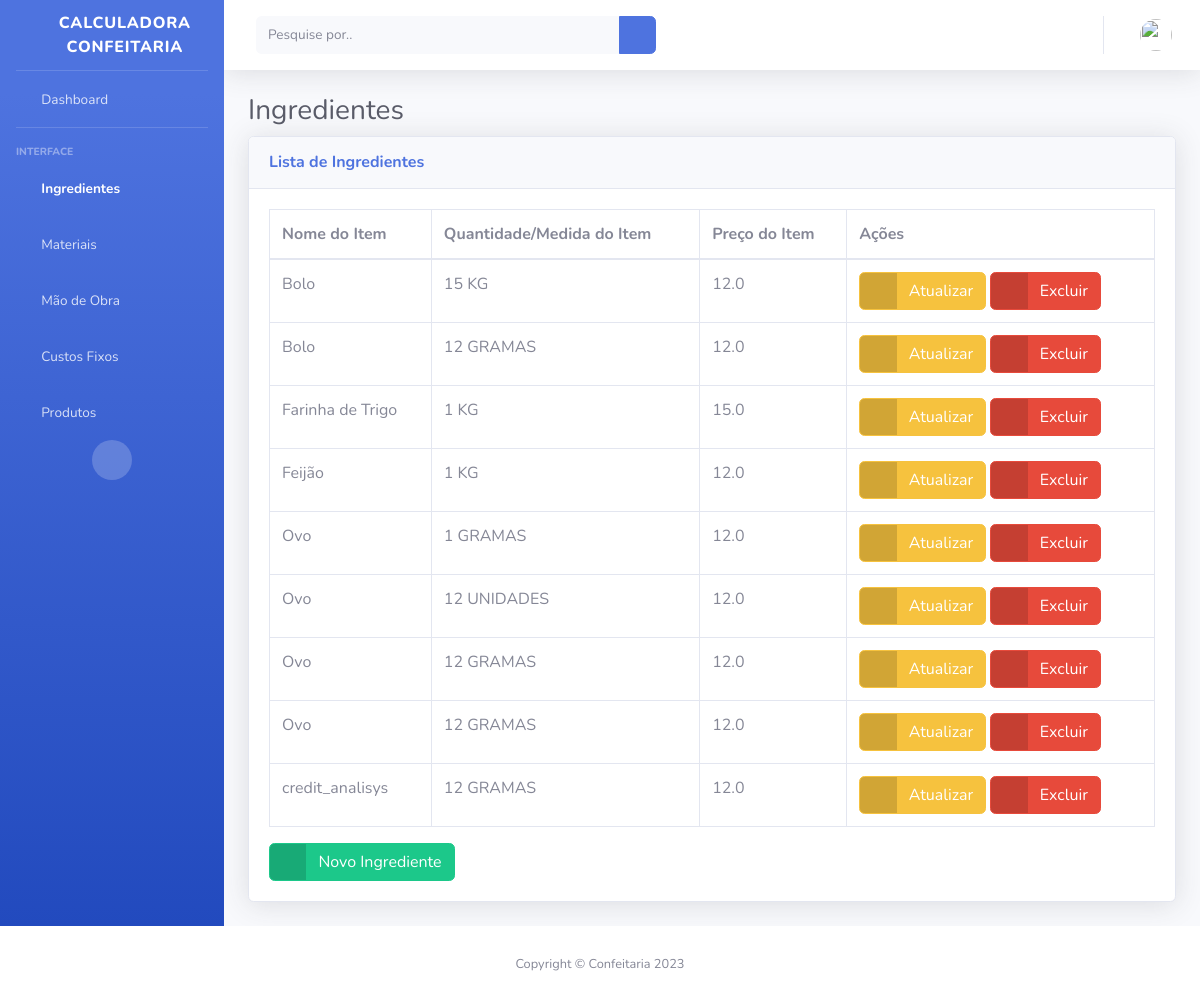
The page /ingredient-list (signed in) on the database its author committed.
### myapp/models.py (models this page shows, shortened)
class Ingredient(models.Model):
    user = models.ForeignKey(CustomUser, blank=True, on_delete=models.CASCADE)
    name = models.CharField(_("Nome do Item:"), db_column='name', max_length=100, blank=False)
    quantity = models.IntegerField(
        _("Quantidade do Pacote:"), db_column='quantity', blank=False)
    measure = models.CharField(_("Medida do Pacote:"), max_length=8, choices=MEASURES_CHOICES)
    price = models.FloatField(_("(R$) Valor do Pacote:"), db_column='price', blank=False)
    class Meta:
        ordering = ["name"]

### myapp/views.py (the view)
# urls.py: path('ingredient-list', views.ingredientList, name='ingredient-list'),
@login_required
def ingredientList(request):
    current_user = request.user
    ingredients = current_user.ingredient_set.all()
    return render(request, "ingredient-list.html",
                  {'ingredients': ingredients})

### myapp/templates/ingredient-list.html
{% extends "base.html" %}
{% block content %}
<h1 class="h3 mb-2 text-gray-800">Ingredientes</h1>
<div class="card shadow mb-4">
    <div class="card-header py-3">
        <h6 class="m-0 font-weight-bold text-primary">Lista de Ingredientes</h6>
    </div>
    <div class="card-body">
        <div class="table-responsive">
            <table class="table table-bordered" id="dataTable" width="100%" cellspacing="0">
                    <thead>
                        <tr>
                            <th>Nome do Item</th>
                            <th>Quantidade/Medida do Item</th>
                            <th>Preço do Item</th>
                            <th>Ações</th>
                        </tr>
                    </thead>
                    <tbody>
                        {% for ingredient in ingredients %}
                        <tr>
                            <td>{{ ingredient.name }}</td>
                            <td>{{ ingredient.quantity }}{{" "}}{{ ingredient.measure }}</td>
                            <td>{{ ingredient.price }}</td>
                            <td>
                                <a href="/ingredient-update/{{ ingredient.id }}" class="btn btn-warning btn-icon-split">
                                    <span class="icon text-white-50">
                                        <i class="fas fa-edit"></i>
                                    </span>
                                    <span class="text">Atualizar</span>
                                </a>
                                <a href="/ingredient-delete/{{ ingredient.id }}" class="btn btn-danger btn-icon-split">
                                    <span class="icon text-white-50">
                                        <i class="fas fa-trash"></i>
                                    </span>
                                    <span class="text">Excluir</span>
                                </a>
                            </td>
                        </tr>
                        {% endfor %}
                    </tbody>
            </table>
            <a href="{%url 'ingredient-create' %}" class="btn btn-success btn-icon-split">
                <span class="icon text-white-50">
                <i class="fas fa-plus"></i>
                </span>
                <span class="text">Novo Ingrediente</span>
            </a>
        </div>
    </div>
</div>
{% endblock %}

### rows shown on the page
Ingredient: name "Bolo", quantity "15", measure "KG", price "12.0"
Ingredient: name "Bolo", quantity "12", measure "GRAMAS", price "12.0"
Ingredient: name "Farinha de Trigo", quantity "1", measure "KG", price "15.0"
Ingredient: name "Feijão", quantity "1", measure "KG", price "12.0"
Ingredient: name "Ovo", quantity "1", measure "GRAMAS", price "12.0"
Ingredient: name "Ovo", quantity "12", measure "UNIDADES", price "12.0"
Ingredient: name "Ovo", quantity "12", measure "GRAMAS", price "12.0"
Ingredient: name "Ovo", quantity "12", measure "GRAMAS", price "12.0"
Ingredient: name "credit_analisys", quantity "12", measure "GRAMAS", price "12.0"
